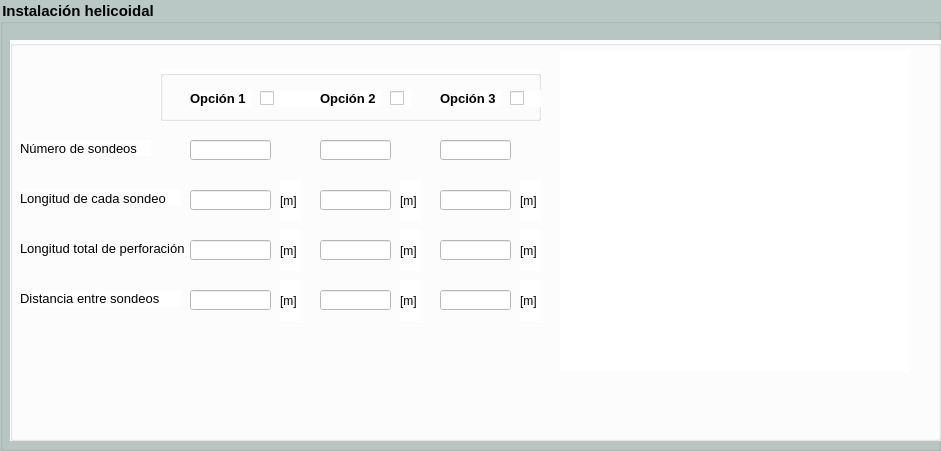
      <widget class="QGroupBox" name="gbhelicoidalfinal">
       <property name="geometry">
        <rect>
         <x>10</x>
         <y>160</y>
         <width>941</width>
         <height>451</height>
        </rect>
       </property>
       <property name="font">
        <font>
         <pointsize>11</pointsize>
         <weight>75</weight>
         <bold>true</bold>
        </font>
       </property>
       <property name="styleSheet">
        <string notr="true">background-color: rgb(186, 200, 197);</string>
       </property>
       <property name="title">
        <string>Instalación helicoidal</string>
       </property>
       <widget class="QGroupBox" name="groupBox_14">
        <property name="geometry">
         <rect>
          <x>10</x>
          <y>40</y>
          <width>931</width>
          <height>401</height>
         </rect>
        </property>
        <property name="styleSheet">
         <string notr="true">background-color: rgb(255, 255, 255);</string>
        </property>
        <property name="title">
         <string/>
        </property>
        <widget class="QLabel" name="label_12">
         <property name="geometry">
          <rect>
           <x>10</x>
           <y>250</y>
           <width>161</width>
           <height>16</height>
          </rect>
         </property>
         <property name="font">
          <font>
           <pointsize>10</pointsize>
          </font>
         </property>
         <property name="text">
          <string>Distancia entre sondeos</string>
         </property>
        </widget>
        <widget class="QLabel" name="label_10">
         <property name="geometry">
          <rect>
           <x>10</x>
           <y>150</y>
           <width>161</width>
           <height>16</height>
          </rect>
         </property>
         <property name="font">
          <font>
           <pointsize>10</pointsize>
          </font>
         </property>
         <property name="text">
          <string>Longitud de cada sondeo</string>
         </property>
        </widget>
        <widget class="QLabel" name="label_11">
         <property name="geometry">
          <rect>
           <x>10</x>
           <y>200</y>
           <width>181</width>
           <height>16</height>
          </rect>
         </property>
         <property name="font">
          <font>
           <pointsize>10</pointsize>
          </font>
         </property>
         <property name="text">
          <string>Longitud total de perforación</string>
         </property>
        </widget>
        <widget class="QLabel" name="lbm_22">
         <property name="geometry">
          <rect>
           <x>510</x>
           <y>140</y>
           <width>21</width>
           <height>41</height>
          </rect>
         </property>
         <property name="text">
          <string>[m]</string>
         </property>
        </widget>
        <widget class="QLineEdit" name="lenumsondeoshel">
         <property name="geometry">
          <rect>
           <x>180</x>
           <y>100</y>
           <width>81</width>
           <height>20</height>
          </rect>
         </property>
        </widget>
        <widget class="QLineEdit" name="lelongtotalhel_3">
         <property name="geometry">
          <rect>
           <x>430</x>
           <y>200</y>
           <width>71</width>
           <height>20</height>
          </rect>
         </property>
        </widget>
        <widget class="QLabel" name="lbm_18">
         <property name="geometry">
          <rect>
           <x>390</x>
           <y>140</y>
           <width>21</width>
           <height>41</height>
          </rect>
         </property>
         <property name="text">
          <string>[m]</string>
         </property>
        </widget>
        <widget class="QLineEdit" name="lelongsondeohel_3">
         <property name="geometry">
          <rect>
           <x>430</x>
           <y>150</y>
           <width>71</width>
           <height>20</height>
          </rect>
         </property>
        </widget>
        <widget class="QLineEdit" name="lenumsondeoshel_2">
         <property name="geometry">
          <rect>
           <x>310</x>
           <y>100</y>
           <width>71</width>
           <height>20</height>
          </rect>
         </property>
        </widget>
        <widget class="QLineEdit" name="lelongtotalhel">
         <property name="geometry">
          <rect>
           <x>180</x>
           <y>200</y>
           <width>81</width>
           <height>20</height>
          </rect>
         </property>
        </widget>
        <widget class="QLabel" name="lbm_23">
         <property name="geometry">
          <rect>
           <x>510</x>
           <y>240</y>
           <width>21</width>
           <height>41</height>
          </rect>
         </property>
         <property name="text">
          <string>[m]</string>
         </property>
        </widget>
        <widget class="QLabel" name="lbm_3">
         <property name="geometry">
          <rect>
           <x>270</x>
           <y>190</y>
           <width>21</width>
           <height>41</height>
          </rect>
         </property>
         <property name="text">
          <string>[m]</string>
         </property>
        </widget>
        <widget class="QLabel" name="label_9">
         <property name="geometry">
          <rect>
           <x>10</x>
           <y>100</y>
           <width>131</width>
           <height>16</height>
          </rect>
         </property>
         <property name="font">
          <font>
           <pointsize>10</pointsize>
          </font>
         </property>
         <property name="text">
          <string>Número de sondeos</string>
         </property>
        </widget>
        <widget class="QGroupBox" name="groupBox_5">
         <property name="geometry">
          <rect>
           <x>150</x>
           <y>30</y>
           <width>381</width>
           <height>51</height>
          </rect>
         </property>
         <property name="title">
          <string/>
         </property>
         <widget class="QCheckBox" name="cbop3_2">
          <property name="geometry">
           <rect>
            <x>350</x>
            <y>20</y>
            <width>31</width>
            <height>17</height>
           </rect>
          </property>
          <property name="text">
           <string/>
          </property>
          <property name="autoExclusive">
           <bool>true</bool>
          </property>
         </widget>
         <widget class="QLabel" name="label_46">
          <property name="geometry">
           <rect>
            <x>280</x>
            <y>20</y>
            <width>61</width>
            <height>16</height>
           </rect>
          </property>
          <property name="font">
           <font>
            <pointsize>10</pointsize>
            <weight>75</weight>
            <bold>true</bold>
           </font>
          </property>
          <property name="text">
           <string>Opción 3</string>
          </property>
         </widget>
         <widget class="QCheckBox" name="cbop1_2">
          <property name="geometry">
           <rect>
            <x>100</x>
            <y>20</y>
            <width>70</width>
            <height>17</height>
           </rect>
          </property>
          <property name="text">
           <string/>
          </property>
          <property name="autoExclusive">
           <bool>true</bool>
          </property>
         </widget>
         <widget class="QCheckBox" name="cbop2_2">
          <property name="geometry">
           <rect>
            <x>230</x>
            <y>20</y>
            <width>21</width>
            <height>17</height>
           </rect>
          </property>
          <property name="text">
           <string/>
          </property>
          <property name="autoExclusive">
           <bool>true</bool>
          </property>
         </widget>
         <widget class="QLabel" name="label_48">
          <property name="geometry">
           <rect>
            <x>160</x>
            <y>20</y>
            <width>61</width>
            <height>16</height>
           </rect>
          </property>
          <property name="font">
           <font>
            <pointsize>10</pointsize>
            <weight>75</weight>
            <bold>true</bold>
           </font>
          </property>
          <property name="text">
           <string>Opción 2</string>
          </property>
         </widget>
         <widget class="QLabel" name="label_49">
          <property name="geometry">
           <rect>
            <x>30</x>
            <y>20</y>
            <width>61</width>
            <height>16</height>
           </rect>
          </property>
          <property name="font">
           <font>
            <pointsize>10</pointsize>
            <weight>75</weight>
            <bold>true</bold>
           </font>
          </property>
          <property name="text">
           <string>Opción 1</string>
          </property>
         </widget>
        </widget>
        <widget class="QLineEdit" name="lelongsondeohel_2">
         <property name="geometry">
          <rect>
           <x>310</x>
           <y>150</y>
           <width>71</width>
           <height>20</height>
          </rect>
         </property>
        </widget>
        <widget class="QLabel" name="lbm_4">
         <property name="geometry">
          <rect>
           <x>270</x>
           <y>240</y>
           <width>21</width>
           <height>41</height>
          </rect>
         </property>
         <property name="text">
          <string>[m]</string>
         </property>
        </widget>
        <widget class="QLabel" name="lbm_20">
         <property name="geometry">
          <rect>
           <x>390</x>
           <y>240</y>
           <width>21</width>
           <height>41</height>
          </rect>
         </property>
         <property name="text">
          <string>[m]</string>
         </property>
        </widget>
        <widget class="QLineEdit" name="lelongsondeohel">
         <property name="geometry">
          <rect>
           <x>180</x>
           <y>150</y>
           <width>81</width>
           <height>20</height>
          </rect>
         </property>
        </widget>
        <widget class="QLineEdit" name="lediamperfhel">
         <property name="geometry">
          <rect>
           <x>180</x>
           <y>250</y>
           <width>81</width>
           <height>20</height>
          </rect>
         </property>
        </widget>
        <widget class="QLineEdit" name="lediamperfhel_3">
         <property name="geometry">
          <rect>
           <x>430</x>
           <y>250</y>
           <width>71</width>
           <height>20</height>
          </rect>
         </property>
        </widget>
        <widget class="QLineEdit" name="lediamperfhel_2">
         <property name="geometry">
          <rect>
           <x>310</x>
           <y>250</y>
           <width>71</width>
           <height>20</height>
          </rect>
         </property>
        </widget>
        <widget class="QLineEdit" name="lelongtotalhel_2">
         <property name="geometry">
          <rect>
           <x>310</x>
           <y>200</y>
           <width>71</width>
           <height>20</height>
          </rect>
         </property>
        </widget>
        <widget class="QLabel" name="lbhelicoidal">
         <property name="geometry">
          <rect>
           <x>550</x>
           <y>10</y>
           <width>350</width>
           <height>321</height>
          </rect>
         </property>
         <property name="font">
          <font>
           <pointsize>12</pointsize>
          </font>
         </property>
         <property name="styleSheet">
          <string notr="true">border-image: url(:/geo/helicoidal.png);</string>
         </property>
         <property name="text">
          <string/>
         </property>
        </widget>
        <widget class="QLineEdit" name="lenumsondeoshel_3">
         <property name="geometry">
          <rect>
           <x>430</x>
           <y>100</y>
           <width>71</width>
           <height>20</height>
          </rect>
         </property>
        </widget>
        <widget class="QLabel" name="lbm_2">
         <property name="geometry">
          <rect>
           <x>270</x>
           <y>140</y>
           <width>21</width>
           <height>41</height>
          </rect>
         </property>
         <property name="text">
          <string>[m]</string>
         </property>
        </widget>
        <widget class="QLabel" name="lbm_21">
         <property name="geometry">
          <rect>
           <x>510</x>
           <y>190</y>
           <width>21</width>
           <height>41</height>
          </rect>
         </property>
         <property name="text">
          <string>[m]</string>
         </property>
        </widget>
        <widget class="QLabel" name="lbm_19">
         <property name="geometry">
          <rect>
           <x>390</x>
           <y>190</y>
           <width>21</width>
           <height>41</height>
          </rect>
         </property>
         <property name="text">
          <string>[m]</string>
         </property>
        </widget>
       </widget>
      </widget>
